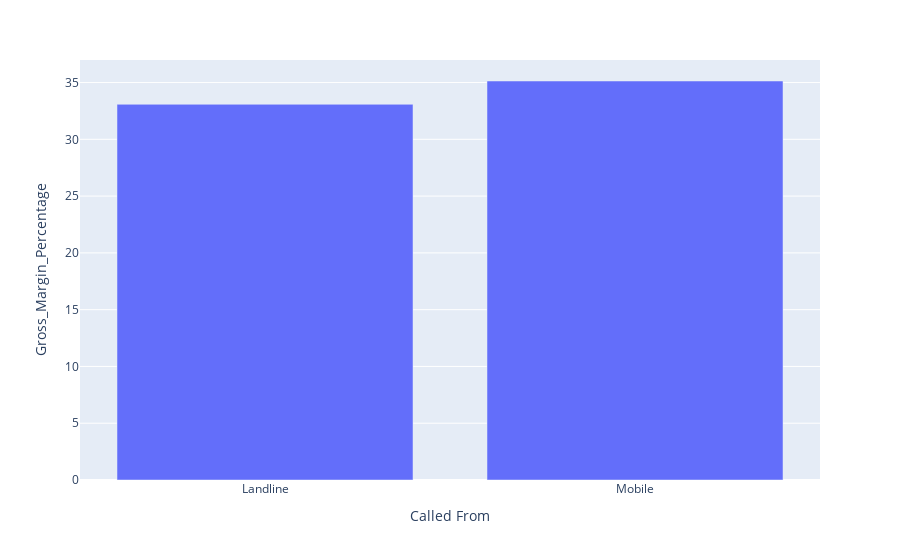

Notebook code for this chart:
### Code cell
fig_call_type_margin = px.bar(gross_margin_by_call_type , x='Called From' , y='Gross_Margin_Percentage')
fig_call_type_margin

### Figure 1 — Plotly figure (JSON) as saved in the notebook; plotly's stock layout.template omitted (floating-point values rounded to 4 significant figures)
{"data": [{"alignmentgroup": "True", "hovertemplate": "Called From=%{x}<br>Gross_Margin_Percentage=%{y}<extra></extra>", "legendgroup": "", "marker": {"color": "#636efa", "pattern": {"shape": ""}}, "name": "", "offsetgroup": "", "orientation": "v", "showlegend": false, "textposition": "auto", "type": "bar", "x": ["Landline", "Mobile"], "xaxis": "x", "y": [33.08, 35.14], "yaxis": "y"}], "layout": {"barmode": "relative", "legend": {"tracegroupgap": 0}, "margin": {"t": 60}, "xaxis": {"anchor": "y", "domain": [0, 1], "title": {"text": "Called From"}}, "yaxis": {"anchor": "x", "domain": [0, 1], "title": {"text": "Gross_Margin_Percentage"}}}}
